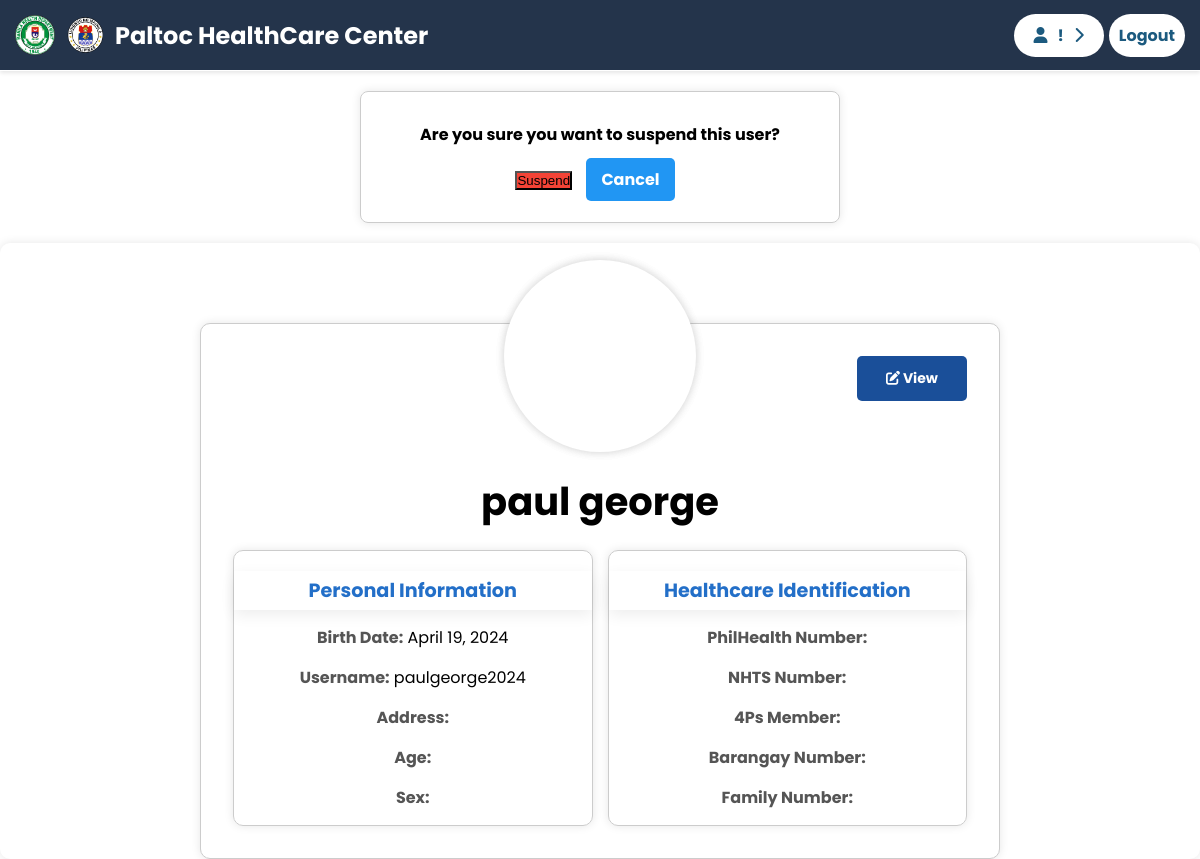
The app's page /staffsuspendprofile/2/ (signed in), older data.
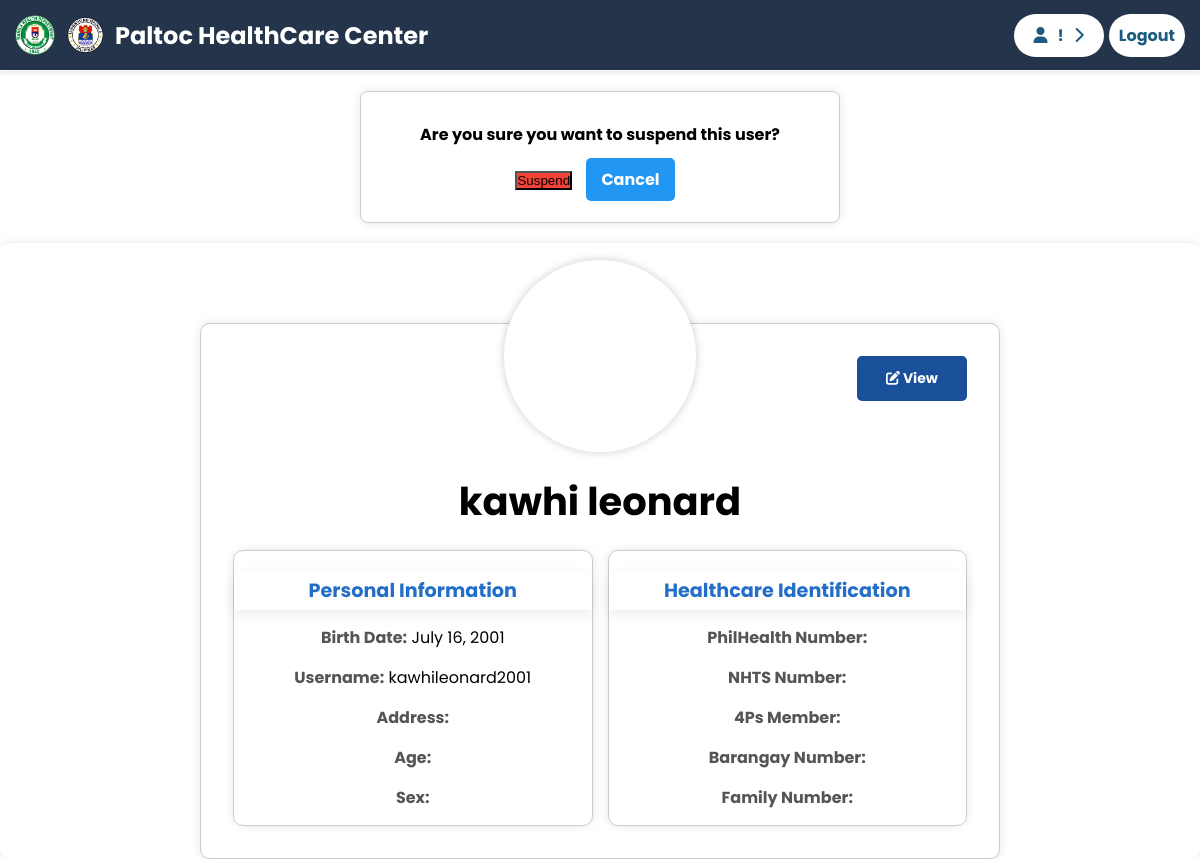
The same page, newer data.
### base/models.py (models this page shows)
class User(AbstractUser):
    username = models.CharField(unique=True, max_length=200)
    first_name = models.CharField(max_length=255)
    middle_name = models.CharField(max_length=255, blank=True, default='')
    last_name = models.CharField(max_length=255, default='')
    birth_date = models.DateField()
    REQUIRED_FIELDS = []

### base/views.py (the view)
# urls.py: path('staffsuspendprofile/<int:user_id>/', views.staff_suspend_user, name='staff_suspend_user'),
@staff_login_required
def staff_suspend_user(request, user_id):
    user = User.objects.get(pk=user_id)
    if request.method == 'POST':
        user.is_active = False
        user.save()
        return HttpResponse("The user is suspended successfully.")
    else:
        context = {'user': user}
        return render(request, 'base/staff-section/suspend_user.html', context)

### base/views.py (called while the page is built)
def staff_login_required(view_func):
    @wraps(view_func)
    def wrapper(request, *args, **kwargs):
        if not request.user.is_authenticated:
            return redirect('home')
        elif not request.user.is_staff:
            return redirect('home')
        else:
            return view_func(request, *args, **kwargs)
    return wrapper

### base/templates/base/staff-section/suspend_user.html (shortened to what this page needs)
{% include 'main.html' %}
{% load static %}
<link rel="stylesheet" href="{% static 'styles/staff/suspend_user.css' %}">
<body>
    <div class="confirmation-container">
        <h2>Are you sure you want to suspend this user?</h2>
        <form method="POST" action="{% url 'staff_suspend_user' user_id=user.id %}">
            <button type="submit" class="btn btn-suspend" >Suspend</button>
            <a href="#" class="btn btn-cancel" onclick="cancelSuspension()">Cancel</a>
        </form>
    </div>
</body>
{% include 'base/patient-section/patient_profile.html' %}

### base/templates/base/patient-section/patient_profile.html (shortened to what this page needs)
{% include 'sections.html' %}
{% block content %}
{% load static %}
<link rel="stylesheet"  href="{% static 'styles/patient/patient_profile_.css' %}">
<body>
    <div class="profile-page">
        <div class="content">
            <div class="content__cover">
                <div class="content__avatar"></div>
            </div>
            <a href="{% url 'patient_record' %}" class="edit-profile" target="_blank">
                <i class="fa-solid fa-pen-to-square"></i>
                <span>View</span>
            </a>
        <div class="content__title">
            <h1>{{ user.first_name }} {{ user.last_name }}</h1>
        </div>
        <div class="profile-info">
            <div class="personal-info">
                <h2>Personal Information</h2>
                <div class="info-item">
                    <label>Birth Date:</label>
                    <span id="birth-date">{{ user.birth_date }}</span>
                </div>
                <div class="info-item">
                    <label>Username:</label>
                    <span id="username">{{ user.username }}</span>
                </div>
                    <div class="info-item">
                        <label>Address:</label>
                    </div>
                    <div class="info-item">
                        <label>Age:</label>
                    </div>
                    <div class="info-item">
                        <label>Sex:</label>
                    </div>
            </div>
            <div class="medical-info">
                <h2>Healthcare Identification</h2>
                    <div class="info-item">
                        <label>PhilHealth Number:</label>
                    </div>
                    <div class="info-item">
                        <label>NHTS Number:</label>
                    </div>
                    <div class="info-item">
                        <label>4Ps Member:</label>
                    </div>
                    <div class="info-item">
                        <label>Barangay Number:</label>
                    </div>
                    <div class="info-item">
                        <label>Family Number:</label>
                    </div>
            </div>
        </div>
    </div>
</body>
{% endblock %}

Row changes from the older to the newer data that the page shows:
changed User: first_name "paul" → "kawhi"; last_name "george" → "leonard"; birth_date "April 19, 2024" → "July 16, 2001"; username "paulgeorge2024" → "kawhileonard2001"
